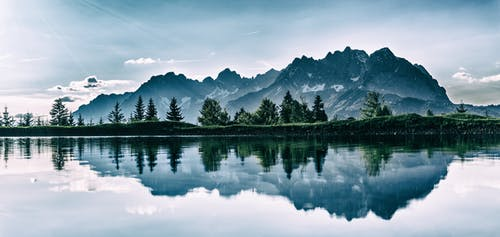
#> input picture Pratica G4/Delivery2/image.jpeg, 500 x 237 px
$ python smooth.py
#> lines starting #> are read from the running program, lines starting #| are printed output that depends on the picture
import cv2 as cv
import numpy as np
from matplotlib import pyplot as plt

img = cv.imread('image.jpeg')
#> img is the input picture: shape (237, 500, 3); mean B, G, R 168.6, 156.6, 134.2

blur = cv.blur(img,(5,5))
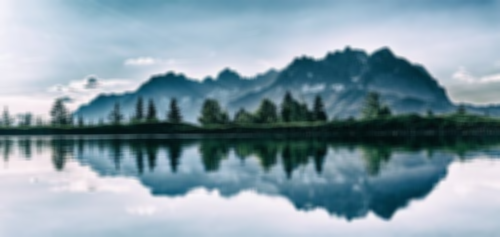
#> blur: shape (237, 500, 3); mean B, G, R 168.6, 156.6, 134.2

plt.subplot(121),plt.imshow(img),plt.title('Original')
plt.xticks([]), plt.yticks([])
plt.subplot(122),plt.imshow(blur),plt.title('Blurred')
plt.xticks([]), plt.yticks([])
plt.show()
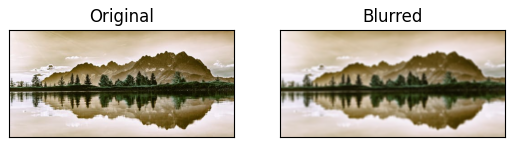
#> figure drawn by matplotlib, 2 panels; B, G, R data is drawn as R, G, B
